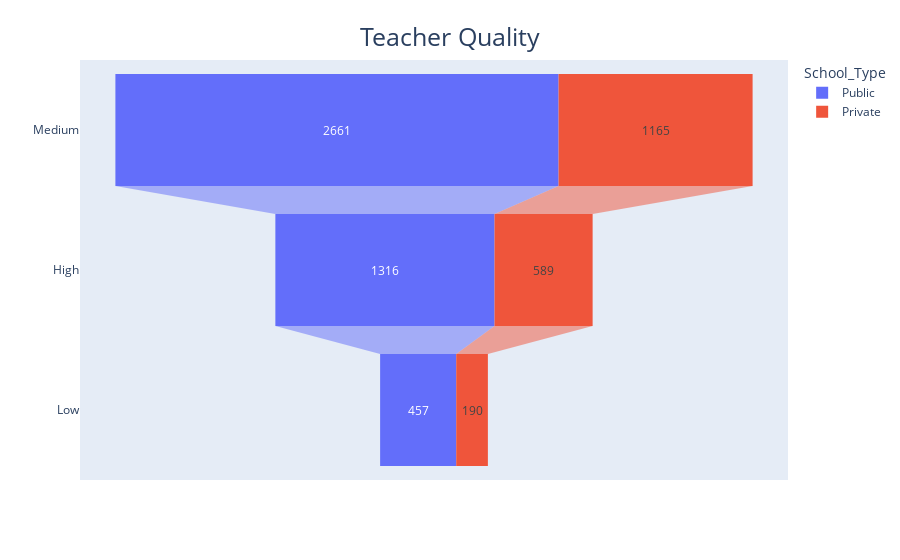

Notebook source saved alongside this figure:
### Code cell
fig=px.funnel(
    school,
    y='Teacher_Quality',
    x='Count',
    color='School_Type'
)
fig.update_yaxes(title=None)
fig.update_layout(
    title={
        'text': 'Teacher Quality',
        'y': 0.95,
        'x': 0.5,
        'xanchor': 'center',
        'yanchor': 'top',
        'font': {'size': 25}
    }
)

fig.show()

### Figure 1 — Plotly figure (JSON) as saved in the notebook; plotly's stock layout.template omitted (floating-point values rounded to 4 significant figures)
{"data": [{"hovertemplate": "School_Type=Public<br>Count=%{x}<br>Teacher_Quality=%{y}<extra></extra>", "legendgroup": "Public", "marker": {"color": "#636efa"}, "name": "Public", "orientation": "h", "showlegend": true, "type": "funnel", "x": [2661, 1316, 457], "xaxis": "x", "y": ["Medium", "High", "Low"], "yaxis": "y"}, {"hovertemplate": "School_Type=Private<br>Count=%{x}<br>Teacher_Quality=%{y}<extra></extra>", "legendgroup": "Private", "marker": {"color": "#EF553B"}, "name": "Private", "orientation": "h", "showlegend": true, "type": "funnel", "x": [1165, 589, 190], "xaxis": "x", "y": ["Medium", "High", "Low"], "yaxis": "y"}], "layout": {"legend": {"title": {"text": "School_Type"}, "tracegroupgap": 0}, "margin": {"t": 60}, "title": {"font": {"size": 25}, "text": "Teacher Quality", "x": 0.5, "xanchor": "center", "y": 0.95, "yanchor": "top"}, "xaxis": {"anchor": "y", "domain": [0, 1], "title": {"text": "Count"}}, "yaxis": {"anchor": "x", "domain": [0, 1], "title": {}}}}
